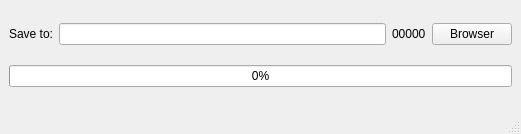
<?xml version="1.0" encoding="UTF-8"?>
<ui version="4.0">
 <class>MainWindow</class>
 <widget class="QMainWindow" name="MainWindow">
  <property name="geometry">
   <rect>
    <x>0</x>
    <y>0</y>
    <width>521</width>
    <height>134</height>
   </rect>
  </property>
  <property name="windowTitle">
   <string>MainWindow</string>
  </property>
  <widget class="QWidget" name="centralwidget">
   <layout class="QVBoxLayout" name="verticalLayout">
    <item>
     <layout class="QHBoxLayout" name="horizontalLayout">
      <item>
       <widget class="QLabel" name="label">
        <property name="text">
         <string>Save to:</string>
        </property>
       </widget>
      </item>
      <item>
       <widget class="QLineEdit" name="mFileName"/>
      </item>
      <item>
       <widget class="QLabel" name="mAckNum">
        <property name="toolTip">
         <string>format: left[ack msg]</string>
        </property>
        <property name="text">
         <string>00000</string>
        </property>
       </widget>
      </item>
      <item>
       <widget class="QPushButton" name="mFileBrowserBtn">
        <property name="text">
         <string>Browser</string>
        </property>
       </widget>
      </item>
     </layout>
    </item>
    <item>
     <widget class="QProgressBar" name="mProcessBar">
      <property name="value">
       <number>0</number>
      </property>
      <property name="format">
       <string notr="true">%p%</string>
      </property>
     </widget>
    </item>
   </layout>
  </widget>
  <widget class="QMenuBar" name="menubar">
   <property name="geometry">
    <rect>
     <x>0</x>
     <y>0</y>
     <width>521</width>
     <height>24</height>
    </rect>
   </property>
  </widget>
  <widget class="QStatusBar" name="statusbar"/>
 </widget>
 <resources/>
 <connections/>
</ui>
